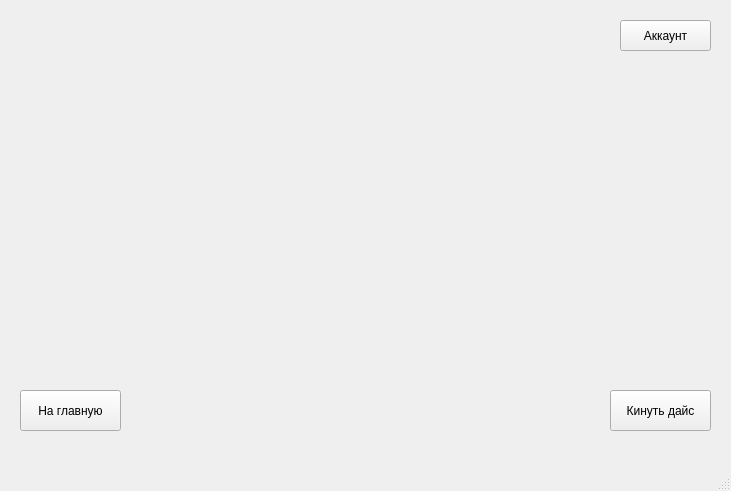
<?xml version="1.0" encoding="UTF-8"?>
<ui version="4.0">
 <class>MainWindow</class>
 <widget class="QMainWindow" name="MainWindow">
  <property name="geometry">
   <rect>
    <x>0</x>
    <y>0</y>
    <width>731</width>
    <height>491</height>
   </rect>
  </property>
  <property name="windowTitle">
   <string>MainWindow</string>
  </property>
  <widget class="QWidget" name="centralwidget">
   <widget class="QPushButton" name="account_btn">
    <property name="geometry">
     <rect>
      <x>620</x>
      <y>20</y>
      <width>91</width>
      <height>31</height>
     </rect>
    </property>
    <property name="text">
     <string>Аккаунт</string>
    </property>
   </widget>
   <widget class="QPushButton" name="throw_dice_btn">
    <property name="geometry">
     <rect>
      <x>610</x>
      <y>390</y>
      <width>101</width>
      <height>41</height>
     </rect>
    </property>
    <property name="text">
     <string>Кинуть дайс</string>
    </property>
   </widget>
   <widget class="QPushButton" name="to_main_btn">
    <property name="geometry">
     <rect>
      <x>20</x>
      <y>390</y>
      <width>101</width>
      <height>41</height>
     </rect>
    </property>
    <property name="text">
     <string>На главную</string>
    </property>
   </widget>
  </widget>
  <widget class="QStatusBar" name="statusbar"/>
 </widget>
 <resources/>
 <connections/>
</ui>
